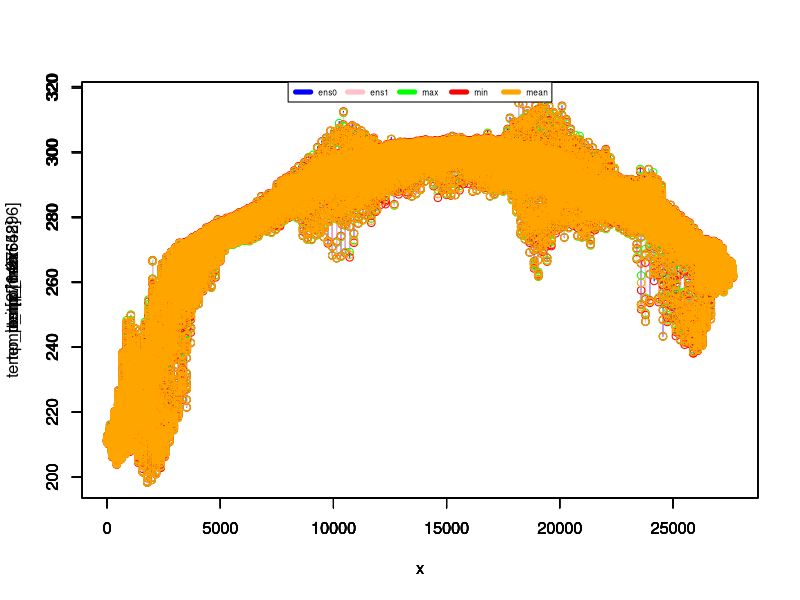
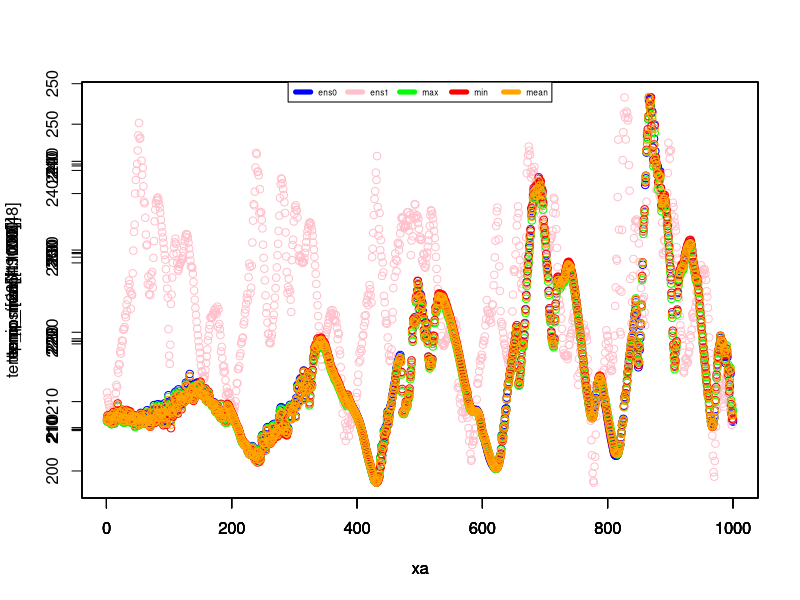
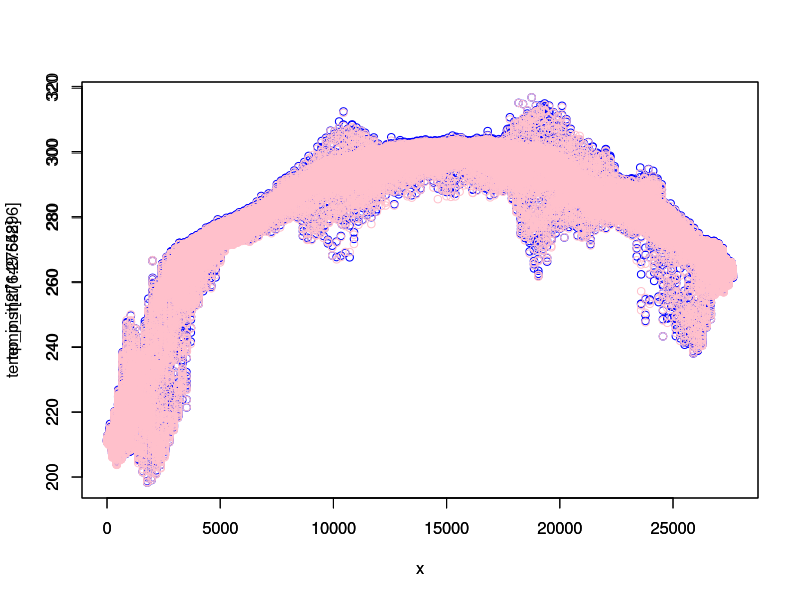
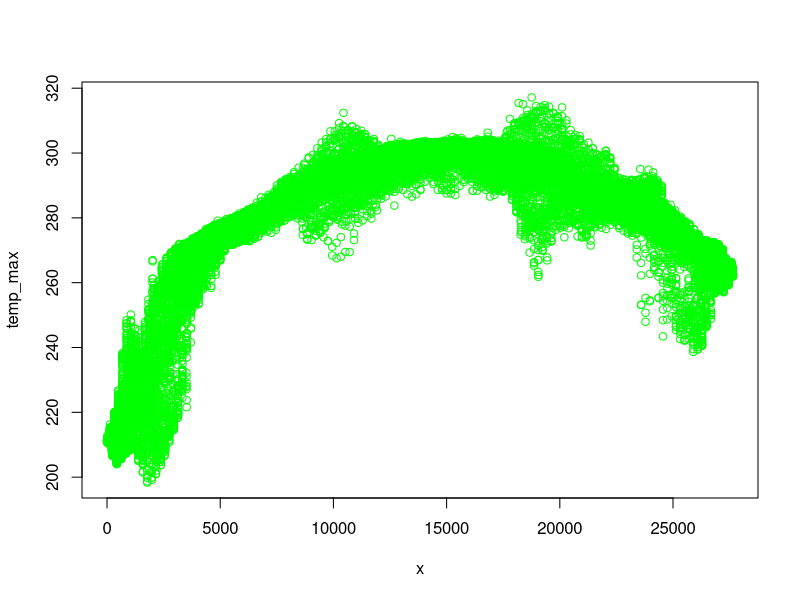
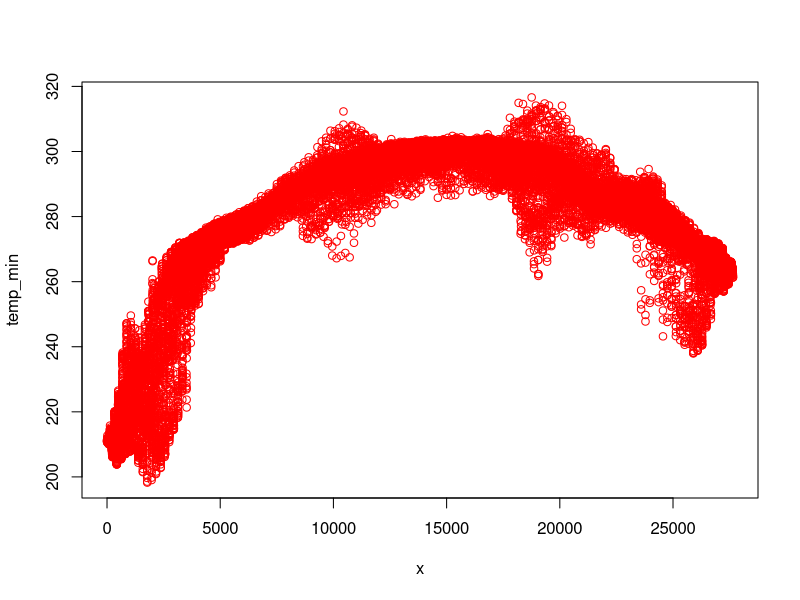
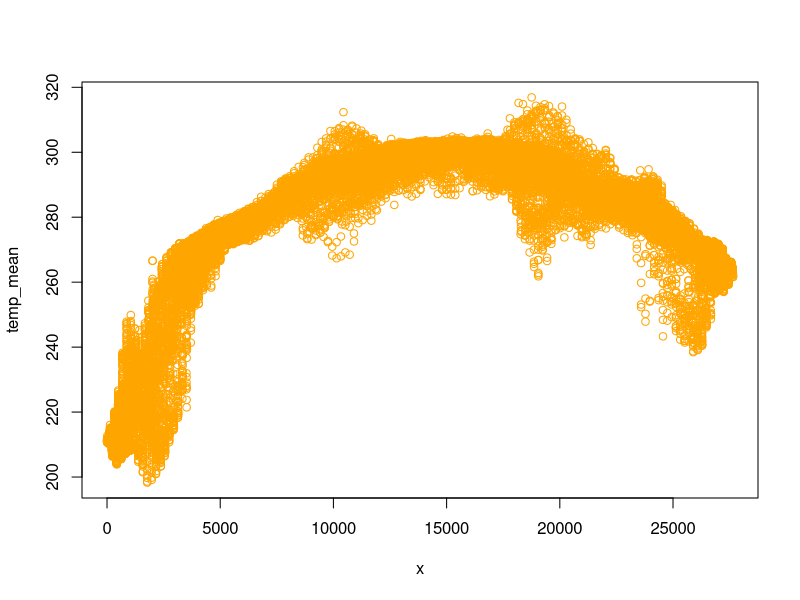

Write R code to recreate these figures, in order.
#!/usr/bin/env Rscript

# ########################################################

pdf("temp.pdf") # either save all files in one pdf or the files in specific pdfs; find an option to automatise the choice

# temp_inst = read.csv("temp-inst.csv")
# temp_max = read.csv("temp-max.csv")
# temp_min = read.csv("temp-min.csv")
# temp_mean = read.csv("temp-mean.csv")

# data = read.table("test.csv", header=FALSE, sep = ',')
temp_inst = read.table("inst2.txt", header=FALSE, sep = ',')
temp_max = read.table("max2.txt", header=FALSE, sep = ',')
temp_min = read.table("min2.txt", header=FALSE, sep = ',')
temp_mean = read.table("mean2.txt", header=FALSE, sep = ',')
temp_stdev = read.table("stdev2.txt", header=FALSE, sep = ',')

x1=length(temp_inst)
x2=length(temp_max)
x3=length(temp_min)
x4=length(temp_mean)
x5=length(temp_stdev)

print(x1)
print(x2)
print(x3)
print(x4)
print(x5)

x = seq(1, x2, 1)


plot(x,temp_inst[1:27648],type="s",col="blue") 
par(new = TRUE)
plot(x,temp_inst[27649:55296],type="s",col="pink") 
par(new = TRUE)
plot(x,temp_max,type="p",col="green",) 
par(new = TRUE)
plot(x,temp_min,type="p",col="red") 
par(new = TRUE)
plot(x,temp_mean,type="p",col="orange") 
par(new = TRUE)
#lines(x,temp_stdev,col="pink")
plot_colors <- c("blue","pink","green","red","orange") 
par(new = TRUE)
legend(x = "top",inset = 0,
        legend = c("ens0", "ens1","max", "min","mean"), 
        col=plot_colors, lwd=5, cex=.5, horiz = TRUE)

#y = sample(x, 1000)

#temp_inst1_t = sample(temp_inst[1:27648],1000)
#temp_inst2_t = sample(temp_inst[27649:55296],1000)
#temp_max_t = sample(temp_max,1000)
#temp_min_t = sample(temp_min,1000)
#temp_mean_t = sample(temp_mean,1000)

#x1=length(temp_inst1_t)
#x2=length(temp_inst2_t)
#x3=length(temp_max_t)
#x4=length(temp_min_t)
#x5=length(temp_mean_t)
#print(x1)
#print(x2)
#print(x3)
#print(x4)
#print(x5)


xa = seq(1, 1000, 1)


plot(xa,temp_inst[1:1000],type="p",col="blue")
par(new = TRUE)
plot(xa,temp_inst[28649:29648],type="p",col="pink")
par(new = TRUE)
plot(xa,temp_max[1:1000],type="p",col="green",)
par(new = TRUE)
plot(xa,temp_min[1:1000],type="p",col="red")
par(new = TRUE)
plot(xa,temp_mean[1:1000],type="p",col="orange")
par(new = TRUE)
#lines(x,temp_stdev,col="pink")
plot_colors <- c("blue","pink","green","red","orange")
par(new = TRUE)
legend(x = "top",inset = 0,
        legend = c("ens0", "ens1","max", "min","mean"),
        col=plot_colors, lwd=5, cex=.5, horiz = TRUE)



plot(x,temp_inst[1:27648],col="blue")
par(new = TRUE)
plot(x,temp_inst[27649:55296],col="pink")

plot(x,temp_max,col="green")

plot(x,temp_min,col="red")

plot(x,temp_mean,col="orange")

#plot(x,temp_stdev,col="pink")

# dev.off()
print("Graphics constructed with success!")
